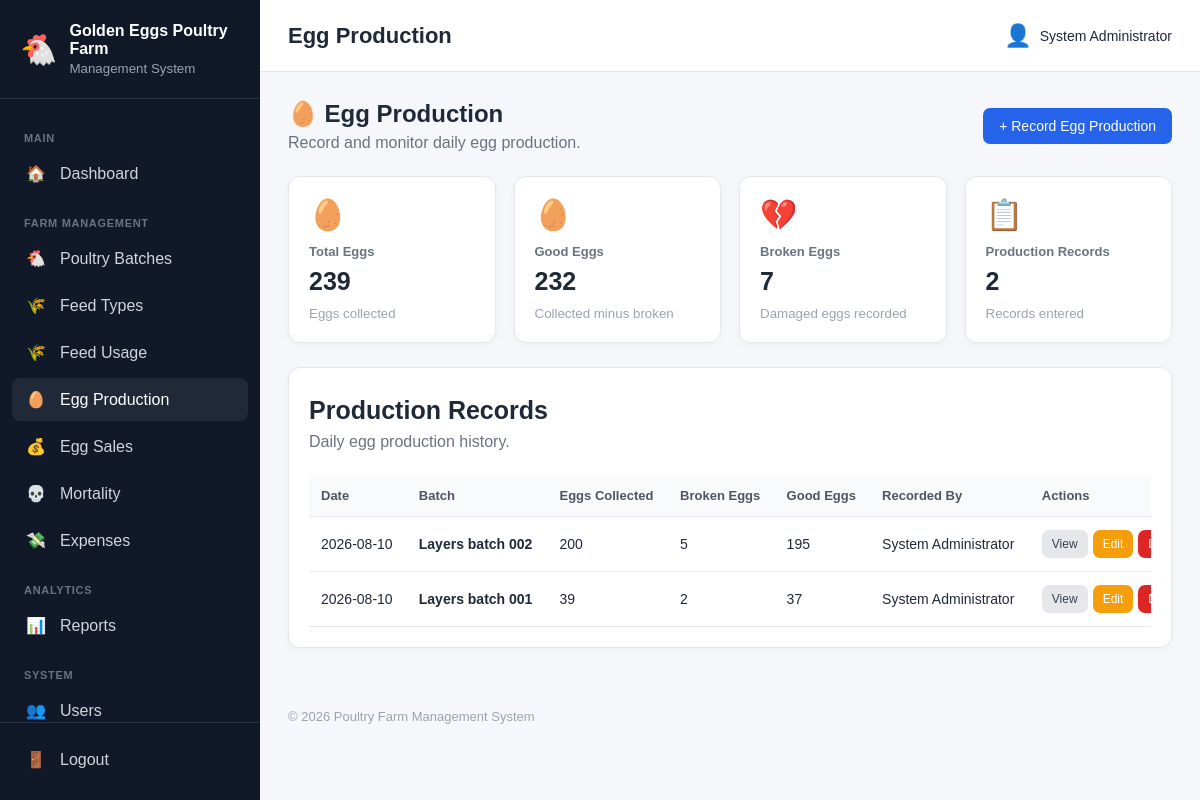
Page /eggs/index.php (signed in) on the committed database.
### tables this page shows
CREATE TABLE `farm_settings` (
  `id` int(10) unsigned NOT NULL AUTO_INCREMENT,
  `farm_name` varchar(150) NOT NULL,
  `farm_location` varchar(255) DEFAULT NULL,
  `phone` varchar(50) DEFAULT NULL,
  `email` varchar(150) DEFAULT NULL,
  `currency` varchar(10) DEFAULT 'GHS',
  `timezone` varchar(100) DEFAULT 'Africa/Accra',
  `created_at` timestamp NOT NULL DEFAULT current_timestamp(),
  `updated_at` timestamp NOT NULL DEFAULT current_timestamp() ON UPDATE current_timestamp(),
  PRIMARY KEY (`id`)
);

CREATE TABLE `egg_production` (
  `id` int(10) unsigned NOT NULL AUTO_INCREMENT,
  `batch_id` int(10) unsigned NOT NULL,
  `production_date` date NOT NULL,
  `eggs_collected` int(10) unsigned NOT NULL DEFAULT 0,
  `broken_eggs` int(10) unsigned NOT NULL DEFAULT 0,
  `notes` text DEFAULT NULL,
  `recorded_by` int(10) unsigned DEFAULT NULL,
  `created_at` timestamp NOT NULL DEFAULT current_timestamp(),
  PRIMARY KEY (`id`),
  UNIQUE KEY `unique_batch_date` (`batch_id`,`production_date`),
  KEY `idx_production_date` (`production_date`),
  KEY `fk_egg_user` (`recorded_by`),
  CONSTRAINT `fk_egg_batch` FOREIGN KEY (`batch_id`) REFERENCES `poultry_batches` (`id`) ON DELETE CASCADE,
  CONSTRAINT `fk_egg_user` FOREIGN KEY (`recorded_by`) REFERENCES `users` (`id`) ON DELETE SET NULL
);

CREATE TABLE `poultry_batches` (
  `id` int(10) unsigned NOT NULL AUTO_INCREMENT,
  `batch_name` varchar(100) NOT NULL,
  `bird_type` varchar(100) NOT NULL,
  `breed` varchar(100) DEFAULT NULL,
  `initial_quantity` int(10) unsigned NOT NULL,
  `current_quantity` int(10) unsigned NOT NULL,
  `date_started` date NOT NULL,
  `expected_sale_date` date DEFAULT NULL,
  `status` enum('active','sold','completed') DEFAULT 'active',
  `notes` text DEFAULT NULL,
  `created_by` int(10) unsigned DEFAULT NULL,
  `created_at` timestamp NOT NULL DEFAULT current_timestamp(),
  `updated_at` timestamp NOT NULL DEFAULT current_timestamp() ON UPDATE current_timestamp(),
  PRIMARY KEY (`id`),
  KEY `idx_batch_status` (`status`),
  KEY `idx_batch_date` (`date_started`),
  KEY `fk_batch_user` (`created_by`),
  CONSTRAINT `fk_batch_user` FOREIGN KEY (`created_by`) REFERENCES `users` (`id`) ON DELETE SET NULL
);

CREATE TABLE `users` (
  `id` int(10) unsigned NOT NULL AUTO_INCREMENT,
  `full_name` varchar(150) NOT NULL,
  `username` varchar(100) NOT NULL,
  `email` varchar(150) DEFAULT NULL,
  `password_hash` varchar(255) NOT NULL,
  `role` enum('admin','co_owner','employee') NOT NULL DEFAULT 'employee',
  `status` enum('active','inactive') NOT NULL DEFAULT 'active',
  `last_login` datetime DEFAULT NULL,
  `created_at` timestamp NOT NULL DEFAULT current_timestamp(),
  `updated_at` timestamp NOT NULL DEFAULT current_timestamp() ON UPDATE current_timestamp(),
  PRIMARY KEY (`id`),
  UNIQUE KEY `username` (`username`),
  UNIQUE KEY `email` (`email`)
);

### includes/functions.php (called while the page is built, shortened)
<?php
function e(?string $value): string
{
    return htmlspecialchars(
        $value ?? '',
        ENT_QUOTES,
        'UTF-8'
    );
}
function farmSettings(): array
{
    global $pdo;
    $settings = [
        'farm_name' =>
            defined('DEFAULT_FARM_NAME')
                ? DEFAULT_FARM_NAME
                : 'Poultry Farm',
        'farm_location' =>
            'Ghana',
        'phone' =>
            null,
        'email' =>
            null,
        'currency' =>
            defined('DEFAULT_CURRENCY')
                ? DEFAULT_CURRENCY
                : 'GHS',
        'timezone' =>
            defined('DEFAULT_TIMEZONE')
                ? DEFAULT_TIMEZONE
                : 'Africa/Accra'
    ];
    try {
        $stmt = $pdo->query("
            SELECT
                farm_name,
                farm_location,
                phone,
                email,
                currency,
                timezone
            FROM farm_settings
            ORDER BY id ASC
            LIMIT 1
        ");
        $databaseSettings =
            $stmt->fetch(PDO::FETCH_ASSOC);
        if ($databaseSettings) {
            $settings = array_merge(
                $settings,
                $databaseSettings
            );
        }
    } catch (Throwable $e) {
    }
    return $settings;
}
function farmName(): string
{
    return (string) (
        farmSettings()['farm_name']
        ?? 'Poultry Farm'
    );
}
function number(int|float $value): string
{
    return number_format(
        (float)$value
    );
}

### eggs/index.php (the view, shortened to what this page needs)
<?php
require_once __DIR__ . '/../config/database.php';
require_once __DIR__ . '/../includes/functions.php';
$stmt = $pdo->query("
    SELECT
        ep.id,
        ep.batch_id,
        ep.production_date,
        ep.eggs_collected,
        ep.broken_eggs,
        ep.notes,
        ep.created_at,
        pb.batch_name,
        u.full_name AS recorded_by_name
    FROM egg_production ep
    INNER JOIN poultry_batches pb
        ON ep.batch_id = pb.id
    LEFT JOIN users u
        ON ep.recorded_by = u.id
    ORDER BY ep.production_date DESC, ep.id DESC
");
$records = $stmt->fetchAll();
$stmt = $pdo->query("
    SELECT
        COALESCE(SUM(eggs_collected), 0) AS total_eggs,
        COALESCE(SUM(broken_eggs), 0) AS total_broken,
        COUNT(*) AS total_records
    FROM egg_production
");
$summary = $stmt->fetch();
$totalEggs = (int) $summary['total_eggs'];
$totalBroken = (int) $summary['total_broken'];
$totalRecords = (int) $summary['total_records'];
$goodEggs = max(0, $totalEggs - $totalBroken);
require_once __DIR__ . '/../includes/header.php';
?>
<div class="page-header">
    <div>
        <h2>🥚 Egg Production</h2>
        <p>
            Record and monitor daily egg production.
        </p>
    </div>
    <a
        href="add.php"
        class="btn btn-primary"
    >
        + Record Egg Production
    </a>
</div>
<div class="dashboard-grid">
    <div class="dashboard-card">
        <div class="dashboard-card-icon">
            🥚
        </div>
        <h6>Total Eggs</h6>
        <h3>
            <?= number($totalEggs) ?>
        </h3>
        <small>
            Eggs collected
        </small>
    </div>
    <div class="dashboard-card">
        <div class="dashboard-card-icon">
            🥚
        </div>
        <h6>Good Eggs</h6>
        <h3>
            <?= number($goodEggs) ?>
        </h3>
        <small>
            Collected minus broken
        </small>
    </div>
    <div class="dashboard-card">
        <div class="dashboard-card-icon">
            💔
        </div>
        <h6>Broken Eggs</h6>
        <h3>
            <?= number($totalBroken) ?>
        </h3>
        <small>
            Damaged eggs recorded
        </small>
    </div>
    <div class="dashboard-card">
        <div class="dashboard-card-icon">
            📋
        </div>
        <h6>Production Records</h6>
        <h3>
            <?= number($totalRecords) ?>
        </h3>
        <small>
            Records entered
        </small>
    </div>
</div>
<div class="dashboard-card" style="margin-top: 24px;">
    <div class="page-header">
        <div>
            <h3>Production Records</h3>
            <p>
                Daily egg production history.
            </p>
        </div>
    </div>
    <?php if (empty($records)): ?>
        <div class="empty-state">
            <div style="font-size: 45px;">
                🥚
            </div>
            <h3>No Egg Production Records</h3>
            <p>
                Start recording your daily egg production.
            </p>
            <a
                href="add.php"
                class="btn btn-primary"
            >
                + Record First Production
            </a>
        </div>
    <?php else: ?>
        <div class="table-responsive">
            <table class="data-table">
                <thead>
                    <tr>
                        <th>Date</th>
                        <th>Batch</th>
                        <th>Eggs Collected</th>
                        <th>Broken Eggs</th>
                        <th>Good Eggs</th>
                        <th>Recorded By</th>
                        <th>Actions</th>
                    </tr>
                </thead>
                <tbody>
                <?php foreach ($records as $record): ?>
                    <?php
                    $collected = (int) $record['eggs_collected'];
                    $broken = (int) $record['broken_eggs'];
                    $good = max(0, $collected - $broken);
                    ?>
                    <tr>
                        <td>
                            <?= e($record['production_date']) ?>
                        </td>
                        <td>
                            <strong>
                                <?= e($record['batch_name']) ?>
                            </strong>
                        </td>
                        <td>
                            <?= number($collected) ?>
                        </td>
                        <td>
                            <?= number($broken) ?>
                        </td>
                        <td>
                            <?= number($good) ?>
                        </td>
                        <td>
                            <?= e($record['recorded_by_name'] ?? 'System') ?>
                        </td>
                        <td>
                            <div class="action-buttons">
                                <a
                                    href="view.php?id=<?= (int) $record['id'] ?>"
                                    class="btn btn-small btn-secondary"
                                >
                                    View
                                </a>
                                <a
                                    href="edit.php?id=<?= (int) $record['id'] ?>"
                                    class="btn btn-small btn-warning"
                                >
                                    Edit
                                </a>
                                <a
                                    href="delete.php?id=<?= (int) $record['id'] ?>"
                                    class="btn btn-small btn-danger"
                                    onclick="return confirm('Are you sure you want to delete this production record?');"
                                >
                                </a>
                            </div>
                        </td>
                    </tr>
                <?php endforeach; ?>
                </tbody>
            </table>
        </div>
    <?php endif; ?>
</div>
<?php require_once __DIR__ . '/../includes/footer.php'; ?>

### includes/sidebar.php (shortened to what this page needs)
<?php
$currentUri = $_SERVER['REQUEST_URI'] ?? '';
function sidebarActive(string $section): string
{
    global $currentUri;
    return str_contains(
        $currentUri,
        $section
    )
        ? 'active'
        : '';
}
?>
<aside class="sidebar" id="sidebar">
    <div class="sidebar-brand">
        <div class="brand-icon">
            🐔
        </div>
        <div>
            <strong>
                <?= e(farmName()) ?>
            </strong>
            <small>
                Management System
            </small>
        </div>
    </div>
    <nav class="sidebar-nav">
        <div class="nav-section">
            MAIN
        </div>
        <a
            href="../dashboard/index.php"
            class="<?= sidebarActive('/dashboard/') ?>"
        >
            <span>
                🏠
            </span>
            <span>
                Dashboard
            </span>
        </a>
        <div class="nav-section">
            FARM MANAGEMENT
        </div>
        <a
            href="../batches/index.php"
            class="<?= sidebarActive('/batches/') ?>"
        >
            <span>
                🐔
            </span>
            <span>
                Poultry Batches
            </span>
        </a>
        <a
            href="../feed_types/index.php"
            class="<?= sidebarActive('/feed_types/') ?>"
        >
            <span>
                🌾
            </span>
            <span>
                Feed Types
            </span>
        </a>
        <a
            href="../feed/index.php"
            class="<?= sidebarActive('/feed/') ?>"
        >
            <span>
                🌾
            </span>
            <span>
                Feed Usage
            </span>
        </a>
        <a
            href="../eggs/index.php"
            class="<?= sidebarActive('/eggs/') ?>"
        >
            <span>
                🥚
            </span>
            <span>
                Egg Production
            </span>
        </a>
        <a
            href="../sales/index.php"
            class="<?= sidebarActive('/sales/') ?>"
        >
            <span>
                💰
            </span>
            <span>
                Egg Sales
            </span>
        </a>
        <a
            href="../mortality/index.php"
            class="<?= sidebarActive('/mortality/') ?>"
        >
            <span>
                💀
            </span>
            <span>
                Mortality
            </span>
        </a>
        <a
            href="../expenses/index.php"
            class="<?= sidebarActive('/expenses/') ?>"
        >
            <span>
                💸
            </span>
            <span>
                Expenses
            </span>
        </a>
        <div class="nav-section">
            ANALYTICS
        </div>
        <a
            href="../reports/index.php"
            class="<?= sidebarActive('/reports/') ?>"
        >
            <span>
                📊
            </span>
            <span>
                Reports
            </span>
        </a>
        <div class="nav-section">
            SYSTEM
        </div>
        <a
            href="../users/index.php"
            class="<?= sidebarActive('/users/') ?>"
        >
            <span>
                👥
            </span>
            <span>
                Users
            </span>
        </a>
    </nav>
    <div class="sidebar-footer">
        <a
            href="../auth/logout.php"
            class="logout-link"
        >
            <span>
                🚪
            </span>
            <span>
                Logout
            </span>
        </a>
    </div>
</aside>

### rows in the picture
farm_settings: farm_name "Golden Eggs Poultry Farm"
egg_production: production_date "2026-08-10", batch.batch_name "Layers batch 002", eggs_collected "200", broken_eggs "5", number($good) "195", recorded_by.full_name "System Administrator"
egg_production: production_date "2026-08-10", batch.batch_name "Layers batch 001", eggs_collected "39", broken_eggs "2", number($good) "37", recorded_by.full_name "System Administrator"

### other values in the picture
$pageTitle "Egg Production"
$_SESSION['full_name'] "System Administrator"
number($totalEggs) "239"
number($goodEggs) "232"
number($totalBroken) "7"
number($totalRecords) "2"
